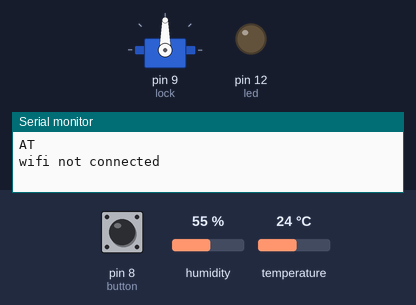
Simulated run of this sketch. Board: Arduino Uno, built with avr-gcc and run on an emulated ATmega328P. Parts: servo, output pins drawn as LEDs (lit = HIGH), the last lines printed to the serial monitor. The test bench sets the inputs (shaded band); at power-on: pin 8 (button) LOW, humidity 55 %, temperature 24 °C.

Above: at 7.2 s.
7.3 s: pin 8 (button) pulled HIGH for 0.15 s
At 7.7 s:
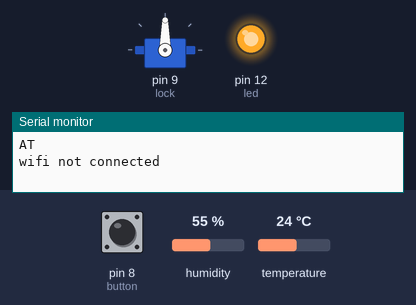
At 21.3 s:
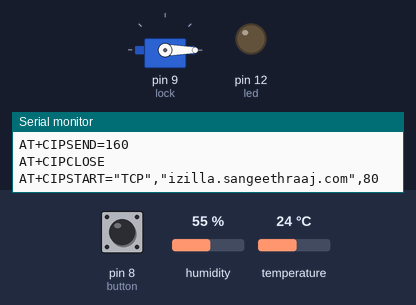
21.4 s: pin 8 (button) driven HIGH
At 26.4 s:
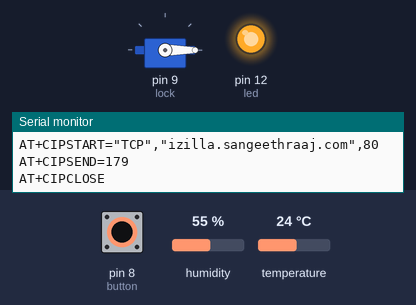
Timing chart, 0 to 34.5 s (numbered marks = the images above; inputs shaded):
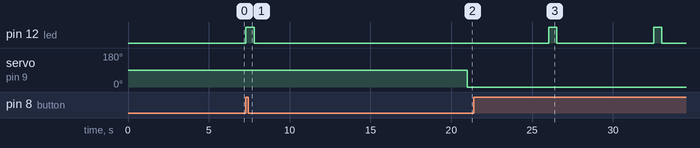

Measured:
- after the input at 7.3 s, pin 12 (led): LOW → HIGH at once, → LOW 0.50 s later
- after the input at 21.4 s, pin 12 (led): alternates HIGH for 0.50 s and LOW for 6.0 s, starting after 4.6 s

The sketch:

Final_code_izilla.ino
```cpp
/*  G.E. Digital Hackathon
 *   Arunachalam M
 *   Sangeeth Raaj S R
 *    Amrita School of Engineering
 *
 * Pin Connections and Equipments used
 *
 * //////////////Arun, Update them here and remove the Servo 5line comment below///////////
 *
 */


#include<stdlib.h>
#include <DHT.h>
#include <DHT_U.h>
#include <SoftwareSerial.h>
#include <Servo.h>

Servo lock;

SoftwareSerial RFSerial(10, 11);

#define SSID "Jiofis"             // Wifi HotSpot Credentials   // While Uploading, give generic ones like <SSID> and <passkey>
#define PASS "qwerty1234"

#define DHTPIN 6     // what pin the DHT sensor is connected to
#define DHTTYPE DHT11   // Change to DHT22 if that's what you have
#define Baud_Rate 9600
#define DELAY_TIME 15000 //time in ms between posting data to ThingSpeak
//
//  SERVO RED at VCC (5V)
//  SERVO ORANGE AT PIN 9
//  SERVO BROWN/BLACK AT GND
//  BUTTON AT 8
//  LED at 12
//

String cmd, data;
String ser = "izilla.sangeethraaj.com";
String uri = "/add.php";
String uri1 = "/addstat.php";
String uri2 = "/addopen.php";
String devId = "iZilla001";   // the key that identifies the transport cooler box

char input[13];
int count = 0;
unsigned long prev = 0;
unsigned long curr = 0;
unsigned long prev1 = 0;
unsigned long curr1 = 0;

const int button = 8;
const int led =  12; // for Showing the status of opening button

bool updated, isOpen = 0;

DHT dht(DHTPIN, DHTTYPE);

//this runs once
void setup()
{
  RFSerial.begin(9600);

  pinMode(led, OUTPUT);
  pinMode(button, INPUT);
  lock.attach(9);
  Serial.begin(Baud_Rate);
  Serial.println("AT");

  delay(5000);

  if(Serial.find("OK")){
    //connect to your wifi netowork
    bool connected = connectWiFi();
    if(!connected){
    //   Error();
    Serial.println("wifi not connected");
    }
  }else{
    // Error()
    Serial.println("wifi not connected");
  }
  dht.begin();
  data="";
  prev = millis();
}

void loop(){

  curr = millis();

  /***********      Once every 15 secs    **************/
  if(curr - prev >= DELAY_TIME)
  {
        prev = curr;
        lock.write(0);
        float h = dht.readHumidity();
        float f = dht.readTemperature(false);
        if (isnan(h) || isnan(f)) {
          return;
        }
         updated = updateTemp(String(f), String(h));
   }
  /***********      Checks for press of button when closed    **************/
  if(!isOpen && digitalRead(button) == HIGH){
    digitalWrite(led, HIGH);delay(500);digitalWrite(led, LOW);
    if(updateopen()){
          lock.write(180);
          isOpen = 1;
          curr1=prev1=millis();
          digitalWrite(led, HIGH);delay(500);digitalWrite(led, LOW);delay(500);digitalWrite(led, HIGH);delay(1000);digitalWrite(led, LOW);delay(1000);
      }
    }
    /***********      Closes the box after 20 secs    **************/
  if(isOpen){
    curr1=millis();
    if(curr1-prev1 >= 20000){
          digitalWrite(led, HIGH);delay(1000);digitalWrite(led, LOW);delay(300);digitalWrite(led, HIGH);delay(1000);digitalWrite(led, LOW);delay(300);
           lock.write(180);
          isOpen = 0;
          digitalWrite(led, HIGH);delay(1000);digitalWrite(led, LOW);delay(1000);
      }
  }
  if(RFSerial.available())
   {
      count = 0;
      while(RFSerial.available() && count < 12)          // Read 12 characters and store them in input array
      {
         input[count] = RFSerial.read();
         count++;
         delay(5);
      }
      input[12]='\0';
      updatestat(String(input));
   }
}

/***********      Temperature and humidity uploader Code    **************/

bool updateTemp(String tenmpF, String humid){
  Serial.println("AT+CIPSTART=\"TCP\",\"izilla.sangeethraaj.com\",80");
  delay(2000);
  if(Serial.find("Error")){
    return false;
  }
  data = "temp1=" + tenmpF + "&hum1=" + humid + "&devid="+devId;

  cmd =  "POST " + uri + " HTTP/1.0\r\n" +
        "Host: " + ser + "\r\n" +
        "Accept: *" + "/" + "*\r\n" +
        "Content-Length: " + data.length() + "\r\n" +
        "Content-Type: application/x-www-form-urlencoded\r\n" + "\r\n" + data + "\r\n";
  Serial.print("AT+CIPSEND=");
  Serial.println(cmd.length());
  if(Serial.find(">")){
    Serial.print(cmd);
  }else{
    Serial.println("AT+CIPCLOSE");
  }
  if(Serial.find("OK")){
    return true;
  }else{
    return false;
  }
}

/***********      Updates Status when RFID is Swiped    **************/

bool updatestat(String sid){
  Serial.println("AT+CIPSTART=\"TCP\",\"izilla.sangeethraaj.com\",80");
  delay(2000);
  if(Serial.find("Error")){
    return false;
  }
  data = "devid=" + devId + "&sid="+ sid;

  cmd =  "POST " + uri1 + " HTTP/1.0\r\n" +
        "Host: " + ser + "\r\n" +
        "Accept: *" + "/" + "*\r\n" +
        "Content-Length: " + data.length() + "\r\n" +
        "Content-Type: application/x-www-form-urlencoded\r\n" + "\r\n" + data;
  cmd += "\r\n";
  //Use AT commands to send data
  Serial.print("AT+CIPSEND=");
  Serial.println(cmd.length());
  if(Serial.find(">")){
    //send through command to update values
    Serial.print(cmd);
  }else{
    Serial.println("AT+CIPCLOSE");
  }
  if(Serial.find("OK")){
    return true;
  }else{
    return false;
  }
}

/***********     Opening of box updater Code    **************/

bool updateopen(){
  Serial.println("AT+CIPSTART=\"TCP\",\"izilla.sangeethraaj.com\",80");
  delay(2000);
  if(Serial.find("Error")){
    return false;
  }
  data = "devid=" + devId;
  cmd =  "POST " + uri2 + " HTTP/1.0\r\n" +
        "Host: " + ser + "\r\n" +
        "Accept: *" + "/" + "*\r\n" +
        "Content-Length: " + data.length() + "\r\n" +
        "Content-Type: application/x-www-form-urlencoded\r\n" + "\r\n" + data;
  cmd += "\r\n";
  //Use AT commands to send data
  Serial.print("AT+CIPSEND=");
  Serial.println(cmd.length());
  if(Serial.find(">")){
    //send through command to update values
    Serial.print(cmd);
  }else{
    Serial.println("AT+CIPCLOSE");
  }
  delay(1000);
  if(Serial.find("OK")){
    return true;
  }else{
    return false;
  }
}

/***********      WiFi Connection Code    **************/
boolean connectWiFi(){
  Serial.println("AT+CWMODE=1");
  delay(2000);
String cmd="AT+CWJAP=\"";
  cmd+=SSID;
  cmd+="\",\"";
  cmd+=PASS;
  cmd+="\"";

  Serial.println(cmd);
  delay(5000);

  if(Serial.find("OK")){
    return true;
  }else{
    return false;
  }
}
```
